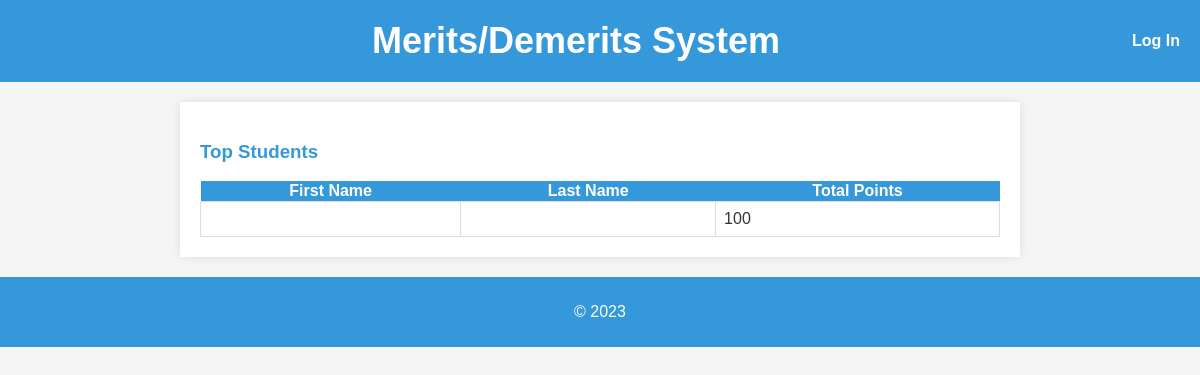
Before: /top_students/ with the older database file.
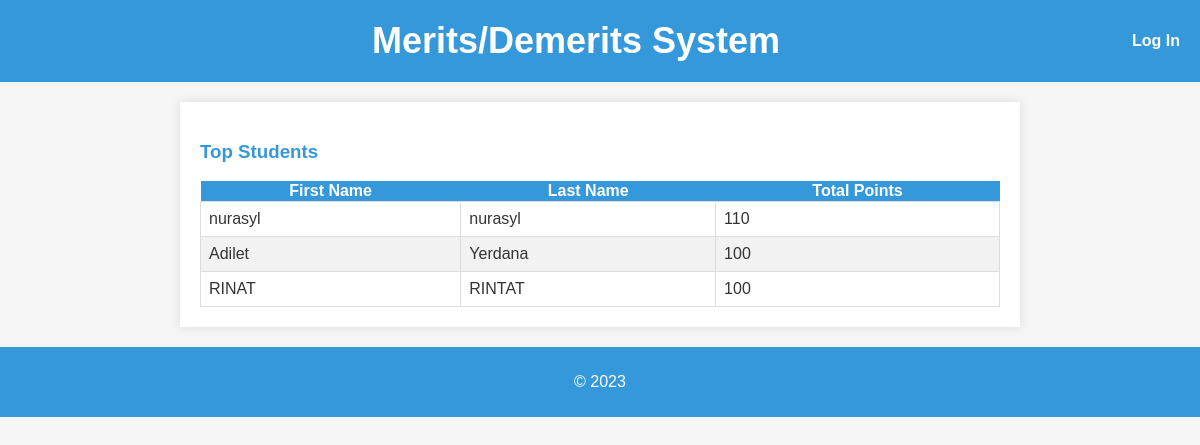
After: the same page with the newer database file.
### main/models.py (models this page shows, shortened)
class UserExtention(models.Model):
    grade = models.IntegerField(default=None, null=True)
    user = models.OneToOneField(User, on_delete=models.CASCADE, related_name="userextention")
    def __str__(self):
        return self.user.username

### main/views.py (the view)
# urls.py: path("top_students/", views.top_students, name="top_students"),
def top_students(request):
    users = UserExtention.objects.exclude(grade=0)
    top = []
    for user in users:
        records = Record.objects.filter(student=user.user)
        total_points = 100
        for record in records:
            total_points += record.merit.points
        user.total_points = total_points
        top.append(user)
    top.sort(key=lambda x: x.total_points, reverse=True)
    top = top[:10]
    print(top)
    return render(request, "main/top_students.html", {"students": top})

### main/templates/main/top_students.html (shortened to what this page needs)
{% extends "main/base.html" %}
{% block content %}
<div>
    <h3>Top Students</h3>
    <table>
        <thead>
            <tr>
                <th>First Name</th>
                <th>Last Name</th>
                <th>Total Points</th>
            </tr>
        </thead>
        <tbody>
            {% for student in students %}
                <tr>
                    <td>{{ student.user.first_name }}</td>
                    <td>{{ student.user.last_name }}</td>
                    <td>{{ student.total_points }}</td>
                </tr>
            {% endfor %}
        </tbody>
    </table>
</div>
{% endblock %}

Changed rows visible on the page:
removed UserExtention: total_points "100"
added UserExtention: user.first_name "nurasyl", user.last_name "nurasyl", total_points "110"
added UserExtention: user.first_name "Adilet", user.last_name "Yerdana", total_points "100"
added UserExtention: user.first_name "RINAT", user.last_name "RINTAT", total_points "100"
